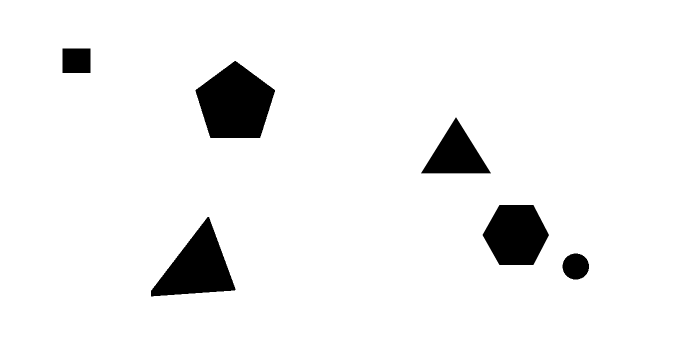
#> input picture dependencies/testImages.png, 1371 x 718 px (shown at 1/2 size)
$ jupyter execute --allow-errors ContourDetectionAndPathGeneration.ipynb   (shell and % lines are left out)
#> lines starting #> are read from the running program, lines starting #| are printed output that depends on the picture; after the words box and inside, x2 and y2 are one past the last pixel; in counts of white or black regions, pixels touching at a corner belong together
## Importing Necessary Libraries

[cell 1]
# Importing libraries
from PIL import Image
from IPython.display import Image, display
import cv2
import math
import numpy as np
import matplotlib.pyplot as plt
from shapely.geometry import LineString
from shapely.geometry import Point
from itertools import combinations
import networkx as nx
from shapely.geometry import LineString

## Loading Image

[cell 2]
# Load the image
#filename = 'visibility.png'
#filename = 'visibility_bis.png'
filename = 'testImages.png'

img = cv2.imread(filename, cv2.IMREAD_GRAYSCALE)
#> img is the input picture: shape (718, 1371); min 0, max 255, mean 240.6

# Convert the image from BGR to HSV color space
#> (the rest of this cell did not finish here and is left out)

## Filtering and Enhancing Edges

[cell 3]
lower_threshold = 100
upper_threshold = 150
aperture_size = 7 # Increase if want more details

#> (the rest of this cell did not finish here and is left out)

## Scaling Contours

[cell 4]
# [13 lines left out: function scale_contour, not called in this run]

## Using contour for detecting the edges of the vertices

[cell 5]
# FACTOR TO INCREASE THE SIZE OF THE OBSTACLES TO ACCOUNT FOR THE THICKNESS OF THYMIO
scale_factor = 1.4

[cell 6]
shape_vertices = []
shape_edges = []

# detecting the thymio location using red mask

# detecting the remaining

#> (the rest of this cell did not finish here and is left out)

## Displaying the scaled Contour

#> (a cell that did not finish here is left out)

## Creating optimal path to traverse through contours
Using PyVisGraph library, which creates an visiblity graph and uses Dijkstras algorithm to find the shortest path
Source: https://github.com/TaipanRex/pyvisgraph

[cell 8]
import pyvisgraph as vg

# function returns a set of points that represent the shortest path to traverse
# [17 lines left out: function getShortestPath, not called in this run]

## Drawing Optimal Path on the original image

[cell 9]
edgelist = []

#> (the rest of this cell did not finish here and is left out)

#> (a cell that did not finish here is left out)

## Filtering out red QR Code
If we decide to use rectangle objects as obstacles, the robot QR code will need to be distinguished from that

[cell 11]
import cv2
import numpy as np

# Read the image
image = cv2.imread('testImages.png')

# Convert the image from BGR to HSV color space
hsv = cv2.cvtColor(image, cv2.COLOR_BGR2HSV)
#> hsv: shape (718, 1371, 3); mean H, S, V 0, 0, 240.6

red = np.uint8([[[35, 25, 255 ]]])
hsv_red = cv2.cvtColor(red,cv2.COLOR_BGR2HSV)
print(hsv_red)

# Define the lower and upper bounds for red color in HSV
lower_red = np.array([100, 200, 200])
upper_red = np.array([179, 255, 255])

# Create a mask for the red color
mask = cv2.inRange(hsv, lower_red, upper_red)
#> mask: shape (718, 1371); every value is 0

# Find contours in the mask
(qr_code, _) = cv2.findContours(mask, cv2.RETR_EXTERNAL, cv2.CHAIN_APPROX_SIMPLE)
#> qr_code = []

print(qr_code)

# find contours of all shapes


# label contour
#> (the rest of this cell did not finish here and is left out)

[cell 12]
# Read the image
image = cv2.imread('testImages.png')

# Convert the image from BGR to HSV color space
hsv = cv2.cvtColor(image, cv2.COLOR_BGR2HSV)

# Define the lower and upper bounds for red color in HSV
lower_red = np.array([100, 200, 200])
upper_red = np.array([179, 255, 255])

# Create a mask for the red color
red_mask = cv2.inRange(hsv, lower_red, upper_red)

# Create a mask for black color (assuming black is close to [0, 0, 0] in BGR)
lower_black = np.array([0, 0, 0])
upper_black = np.array([30, 30, 30])
black_mask = cv2.inRange(image, lower_black, upper_black)
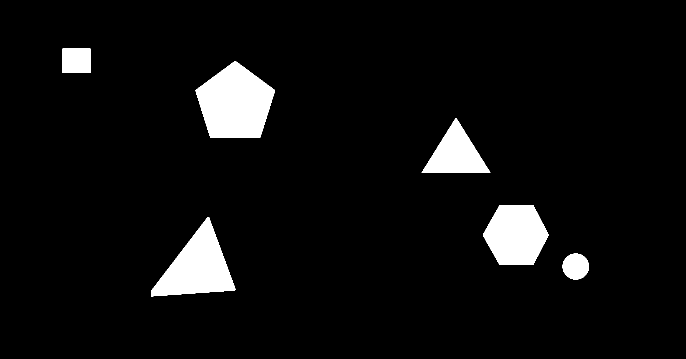
#> black_mask: shape (718, 1371) (shown at 1/2 size); 5.6% white; 6 white regions, box (x1, y1, x2, y2) and area: (391, 122, 550, 276) 17111, (302, 434, 471, 593) 13623, (966, 410, 1097, 530) 11977, (843, 236, 981, 346) 7697, (125, 97, 181, 146) 2744, (1125, 507, 1178, 559) 2163

# Combine the masks to get the red rectangle
red_rectangle = cv2.bitwise_and(image, image, mask=red_mask)
#> red_rectangle: shape (718, 1371, 3); every value is 0

# Invert the black mask to keep everything except the black regions
black_mask_inv = cv2.bitwise_not(black_mask)
# Get the black rectangles
black_rectangles = cv2.bitwise_and(image, image, mask=black_mask_inv)

grayscale = cv2.cvtColor(black_rectangles, cv2.COLOR_BGR2GRAY)

# checking only the black contours are detected
(contours, _) = cv2.findContours(grayscale, cv2.RETR_EXTERNAL, cv2.CHAIN_APPROX_SIMPLE)
#> contours = [[[0, 0], [0, 717], [1370, 717], [1370, 0]]]

vertices = cv2.approxPolyDP(contours[0], 0.02 * cv2.arcLength(contours[0], True), True)
#> vertices = [[0, 0], [0, 717], [1370, 717], [1370, 0]]
shape = []  # Store vertices for each shape
edges = []  # Store lines for each shape

shape_vertices = []
shape_edges = []

for i, vertex in enumerate(vertices):
    x, y = vertex[0]
    shape.append((x, y))

    next_index = 0 if i == len(vertices) - 1 else i + 1
    next_vertex = vertices[next_index][0]
    ## plotting vertex locations
    cv2.circle(grayscale, (x, y), 5, (255, 0, 0), -1)
    #cv2.putText(image, f'({x},{y})', (x, y), cv2.FONT_HERSHEY_SIMPLEX, 0.5, (0, 0,  0), 2)

    # Append edges/lines
    edges.append(((x, y), (next_vertex[0], next_vertex[1])))
#> this loop made 4 passes
#> (x, y, next_index, next_vertex) on passes 1 to 3: (0, 0, 1, [0, 717]), (0, 717, 2, [1370, 717]), (1370, 717, 3, [1370, 0])
#> (x, y, next_index) on pass 4: (1370, 0, 0)
#> after the loop, edges = [((0, 0), (0, 717)), ((0, 717), (1370, 717)), ((1370, 717), (1370, 0)), ((1370, 0), (0, 0))]; shape = [(0, 0), (0, 717), (1370, 717), (1370, 0)]

shape_vertices.append(shape)  # Append the vertices to the list
shape_edges.append(edges)  # Append the edges to the list

# Display the original image, red rectangle, and black rectangles

plt.imshow(black_rectangles)
#> (this line was passed over: IPython is not available in this run)
plt.title('Black Rectangle Image')
#> (this line was passed over: IPython is not available in this run)
plt.show()
plt.imshow(red_rectangle)
#> (this line was passed over: IPython is not available in this run)
plt.title('Red Rectangle Image')
#> (this line was passed over: IPython is not available in this run)
plt.show()
# plt.imshow(result)

## HSV Value Test Script

[cell 13]
import cv2
import sys
import numpy as np

def nothing(x):
    pass

# Create a window
cv2.namedWindow('image')
cv2.resizeWindow('image', 700, 700)

# create trackbars for color change
cv2.createTrackbar('HMin','image',0,179,nothing) # Hue is from 0-179 for Opencv
cv2.createTrackbar('SMin','image',0,255,nothing)
cv2.createTrackbar('VMin','image',0,255,nothing)
cv2.createTrackbar('HMax','image',0,179,nothing)
cv2.createTrackbar('SMax','image',0,255,nothing)
cv2.createTrackbar('VMax','image',0,255,nothing)

# Set default value for MAX HSV trackbars.
cv2.setTrackbarPos('HMax', 'image', 179)
cv2.setTrackbarPos('SMax', 'image', 255)
cv2.setTrackbarPos('VMax', 'image', 255)

# Initialize to check if HSV min/max value changes
hMin = sMin = vMin = hMax = sMax = vMax = 0
phMin = psMin = pvMin = phMax = psMax = pvMax = 0

img = cv2.imread('testImages.png')
output = img
waitTime = 33

while(1):

    # get current positions of all trackbars
    hMin = cv2.getTrackbarPos('HMin','image')
#> hMin = 0
    sMin = cv2.getTrackbarPos('SMin','image')
#> sMin = 0
    vMin = cv2.getTrackbarPos('VMin','image')
#> vMin = 0

    hMax = cv2.getTrackbarPos('HMax','image')
#> hMax = 179
    sMax = cv2.getTrackbarPos('SMax','image')
#> sMax = 255
    vMax = cv2.getTrackbarPos('VMax','image')
#> vMax = 255

    # Set minimum and max HSV values to display
    lower = np.array([hMin, sMin, vMin])
#> lower = [0, 0, 0]
    upper = np.array([hMax, sMax, vMax])
#> upper = [179, 255, 255]

    # Create HSV Image and threshold into a range.
    hsv = cv2.cvtColor(img, cv2.COLOR_BGR2HSV)
    mask = cv2.inRange(hsv, lower, upper)
#> mask: shape (718, 1371); every value is 255
    output = cv2.bitwise_and(img,img, mask= mask)

    # Print if there is a change in HSV value
    if( (phMin != hMin) | (psMin != sMin) | (pvMin != vMin) | (phMax != hMax) | (psMax != sMax) | (pvMax != vMax) ):
        print("(hMin = %d , sMin = %d, vMin = %d), (hMax = %d , sMax = %d, vMax = %d)" % (hMin , sMin , vMin, hMax, sMax , vMax))
#| (hMin = 0 , sMin = 0, vMin = 0), (hMax = 179 , sMax = 255, vMax = 255)
        phMin = hMin
#> phMin = 0
        psMin = sMin
#> psMin = 0
        pvMin = vMin
#> pvMin = 0
        phMax = hMax
#> phMax = 179
        psMax = sMax
#> psMax = 255
        pvMax = vMax
#> pvMax = 255

    # Display output image
    cv2.imshow('image',output)

    # Wait longer to prevent freeze for videos.
    if cv2.waitKey(waitTime) & 0xFF == ord('q'):
#> (key q is pressed here)
        break

cv2.destroyAllWindows()


$ run again, with dependencies/visibility.png copied over dependencies/testImages.png
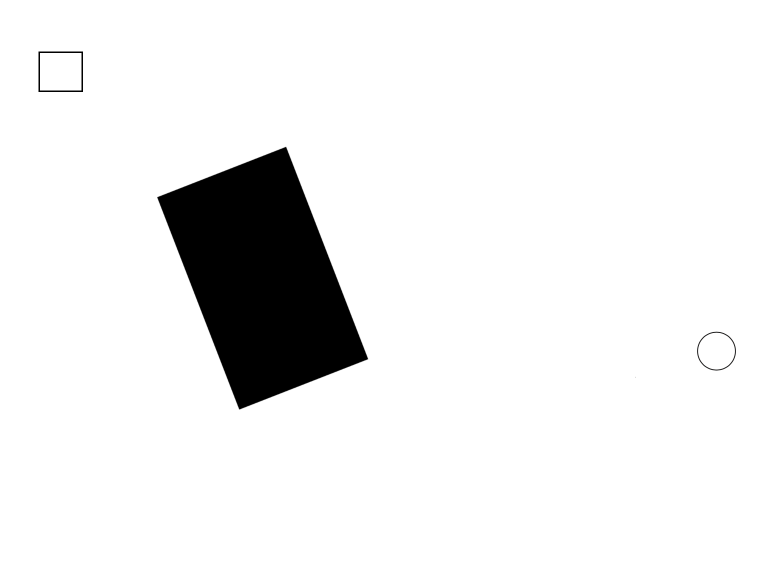
#> input picture dependencies/visibility.png, 1524 x 1124 px (shown at 1/2 size)
#> image is the input picture: shape (1124, 1524, 3); mean B, G, R 236, 236, 236
#> hsv: shape (1124, 1524, 3); mean H, S, V 0, 0, 236
#> qr_code = []
#> `black_mask = cv2.inRange(image, lower_black, upper_black)`:
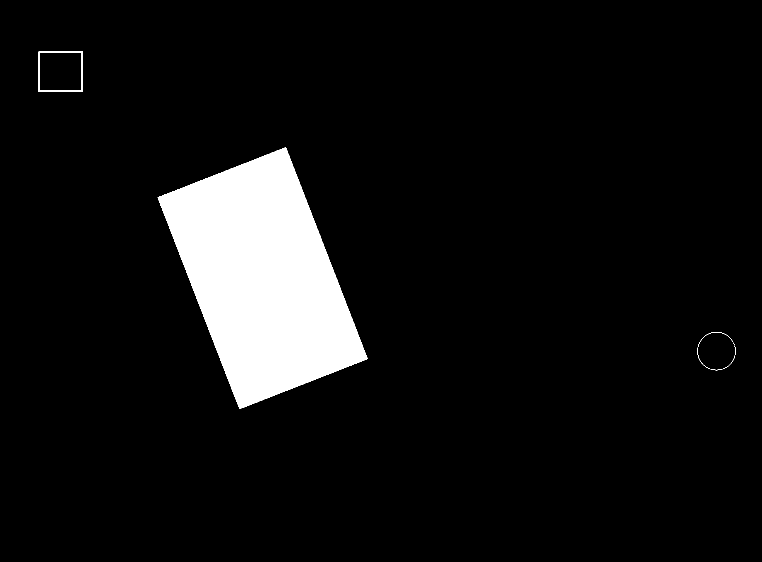
#> black_mask: shape (1124, 1524) (shown at 1/2 size); 7.4% white; 8 white regions (2 under 20 px), largest, box (x1, y1, x2, y2) and area: (315, 295, 735, 818) 125153, (77, 103, 166, 184) 984, (1396, 664, 1467, 694) 81, (1395, 695, 1420, 738) 49, (1446, 711, 1470, 738) 32, (1421, 738, 1445, 741) 24
#> red_rectangle: shape (1124, 1524, 3); every value is 0
#> contours = [[[0, 0], [0, 1123], [1523, 1123], [1523, 0]]]
#> vertices = [[0, 0], [0, 1123], [1523, 1123], [1523, 0]]
#> the loop `for i, vertex in enumerate(vertices):` made 4 passes
#> (x, y, next_index, next_vertex) on passes 1 to 3: (0, 0, 1, [0, 1123]), (0, 1123, 2, [1523, 1123]), (1523, 1123, 3, [1523, 0])
#> after the loop `for i, vertex in enumerate(vertices):`: edges = [((0, 0), (0, 1123)), ((0, 1123), (1523, 1123)), ((1523, 1123), (1523, 0)), ((1523, 0), (0, 0))]; shape = [(0, 0), (0, 1123), (1523, 1123), (1523, 0)]
#> hMin = 0
#> hMax = 179
#> sMax = 255
#> lower = [0, 0, 0]
#> upper = [179, 255, 255]
#| (hMin = 0 , sMin = 0, vMin = 0), (hMax = 179 , sMax = 255, vMax = 255)
#> phMin = 0
#> phMax = 179
#> psMax = 255

$ run again, with dependencies/visibility_bis.png copied over dependencies/testImages.png
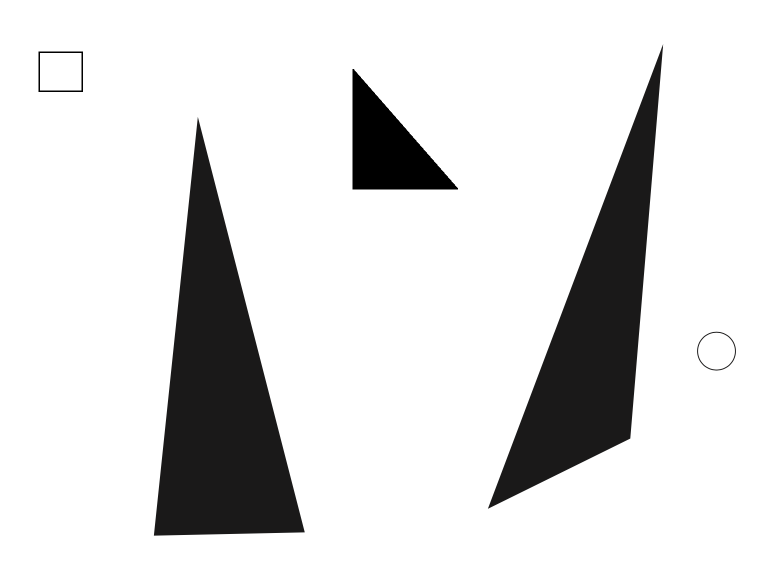
#> input picture dependencies/visibility_bis.png, 1524 x 1124 px (shown at 1/2 size)
#> image is the input picture: shape (1124, 1524, 3); mean B, G, R 219.5, 219.5, 219.7
#> hsv: shape (1124, 1524, 3); mean H, S, V 0, 1.4, 219.7
#> qr_code = []
#> `black_mask = cv2.inRange(image, lower_black, upper_black)`:
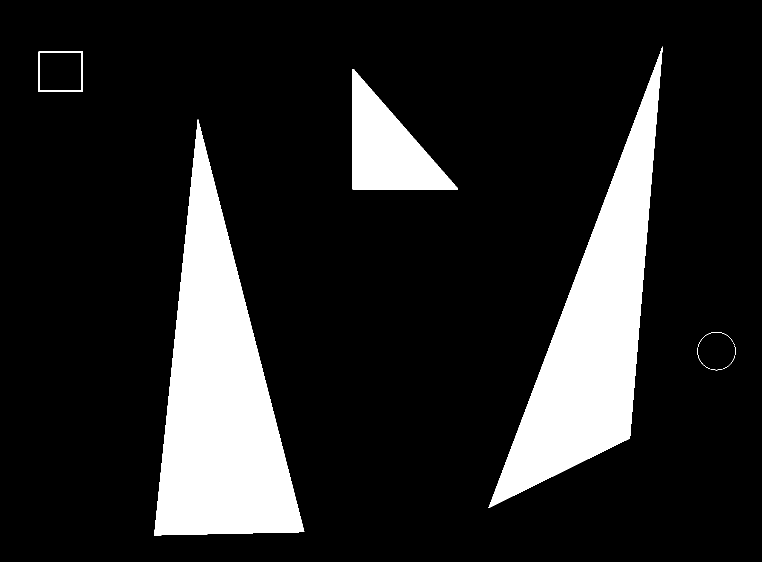
#> black_mask: shape (1124, 1524) (shown at 1/2 size); 15.1% white; 11 white regions (3 under 20 px), largest, box (x1, y1, x2, y2) and area: (308, 239, 609, 1071) 125121, (977, 94, 1326, 1016) 106672, (705, 138, 916, 379) 25907
#> red_rectangle: shape (1124, 1524, 3); every value is 0
#> `black_rectangles = cv2.bitwise_and(image, image, mask=black_mask_inv)`:
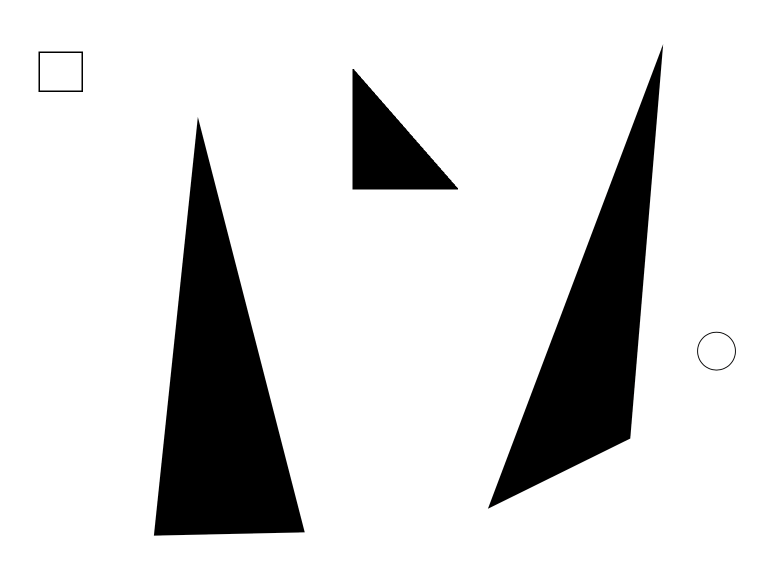
#> black_rectangles: shape (1124, 1524, 3) (shown at 1/2 size); mean B, G, R 216.1, 216.1, 216.1
#> contours = [[[0, 0], [0, 1123], [1523, 1123], [1523, 0]]]
#> vertices = [[0, 0], [0, 1123], [1523, 1123], [1523, 0]]
#> the loop `for i, vertex in enumerate(vertices):` made 4 passes
#> (x, y, next_index, next_vertex) on passes 1 to 3: (0, 0, 1, [0, 1123]), (0, 1123, 2, [1523, 1123]), (1523, 1123, 3, [1523, 0])
#> after the loop `for i, vertex in enumerate(vertices):`: edges = [((0, 0), (0, 1123)), ((0, 1123), (1523, 1123)), ((1523, 1123), (1523, 0)), ((1523, 0), (0, 0))]; shape = [(0, 0), (0, 1123), (1523, 1123), (1523, 0)]
#> hMin = 0
#> hMax = 179
#> sMax = 255
#> lower = [0, 0, 0]
#> upper = [179, 255, 255]
#| (hMin = 0 , sMin = 0, vMin = 0), (hMax = 179 , sMax = 255, vMax = 255)
#> phMin = 0
#> phMax = 179
#> psMax = 255
